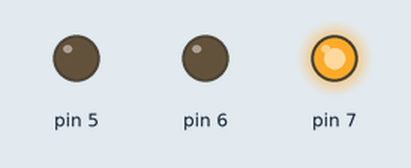
Simulated run of this sketch. Board: Arduino Uno, built with avr-gcc and run on an emulated ATmega328P. Shown: output pins drawn as LEDs (lit = HIGH).

Above: at 0.5 s.
At 1.5 s:
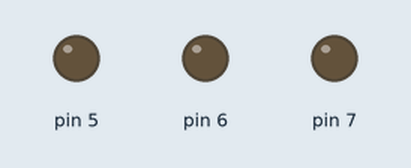
At 2.5 s:
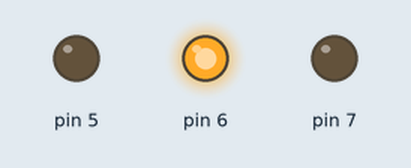
At 4.5 s:
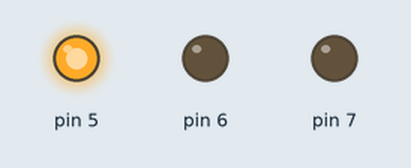
Timing chart, 0 to 6.5 s (numbered marks = the images above):
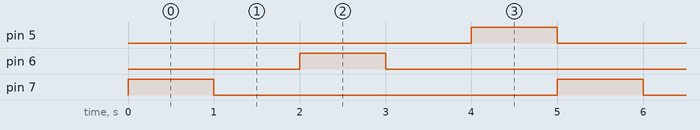

The sketch:

multipleledblink.ino
```cpp
void setup() {
  // put your setup code here, to run once:
  pinMode(7,OUTPUT);
  pinMode(6,OUTPUT);
  pinMode(5,OUTPUT);
}

void loop() {
  // put your main code here, to run repeatedly:
  digitalWrite(7, HIGH);
  delay(1000);
  digitalWrite(7,LOW);
  delay(1000);
  digitalWrite(6, HIGH);
  delay(1000);
  digitalWrite(6,LOW);
  delay(1000);
  digitalWrite(5, HIGH);
  delay(1000);
  digitalWrite(5,LOW);
}
```

Measured:
- by itself, pin 5–7: alternates HIGH for 1.0 s and LOW for 4.0 s
- by itself, everything shown: repeats every 5.0 s, in 6 steps
